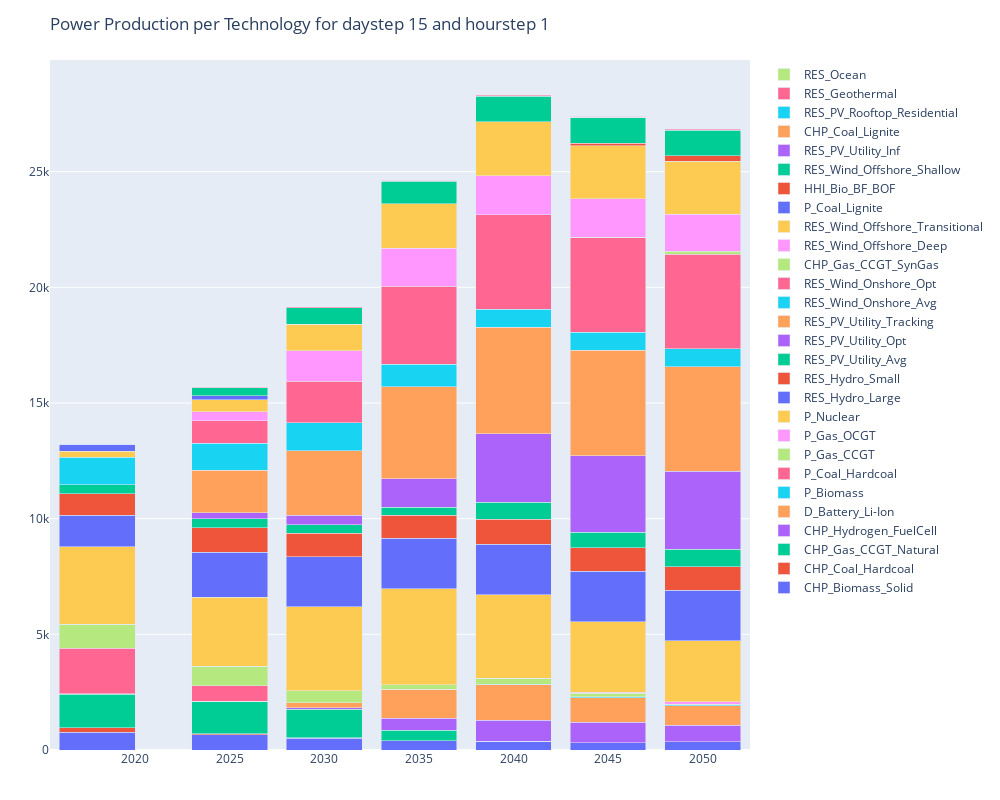
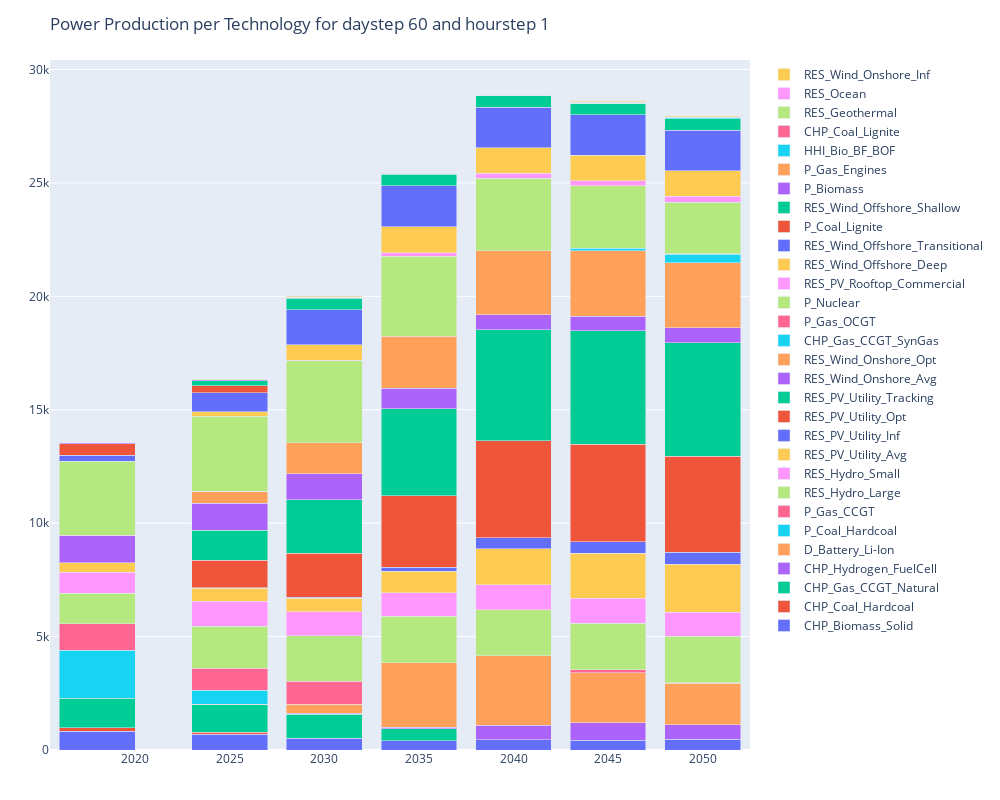

Notebook code for these charts, in order:
### Markdown cell above
### Plot power productions

### Code cell
function generate_power_production_by_tech_plot_trace(production_by_tech::DataFrames.DataFrame; x_columns_symbol::Symbol=:x1, tech_column_symbol::Symbol=:x2, y_column_symbol::Symbol=:y_sum) :: Vector{PlotlyJS.GenericTrace}
    traces = []
    for tech in unique(production_by_tech[!, tech_column_symbol])
        tech_data = production_by_tech[production_by_tech[!, tech_column_symbol] .== tech, :]
        trace = PlotlyJS.bar(x=tech_data[!, x_columns_symbol], y=tech_data[!, y_column_symbol], name=tech)
        push!(traces, trace)
    end
    return traces  
end

function generate_plot_power_production_by_tech(plot_info::PlotInformation, production_by_tech::DataFrames.DataFrame; x_columns_symbol::Symbol=:x1, tech_column_symbol::Symbol=:x2, y_column_symbol::Symbol=:y_sum)
    traces = generate_power_production_by_tech_plot_trace(production_by_tech; x_columns_symbol=x_columns_symbol, tech_column_symbol=tech_column_symbol, y_column_symbol=y_column_symbol)
    layout = PlotlyJS.Layout(title=plot_info.plot_title, barmode="stack", height=800, width=1000)
    plot = PlotlyJS.plot(traces, layout)
    return plot
end

for (plot_info, data) in zip(plot_infos, production_by_tech_data)
    plot = generate_plot_power_production_by_tech(plot_info, data)
    display(plot)
end

### Figure 1 — Plotly figure (JSON) as saved in the notebook; plotly's stock layout.template omitted (floating-point values rounded to 4 significant figures)
{"data": [{"name": "CHP_Biomass_Solid", "type": "bar", "x": [2018, 2025, 2030, 2035, 2040, 2045, 2050], "y": [773.0, 662.9, 518.1, 404.6, 372.3, 314.6, 359.3]}, {"name": "CHP_Coal_Hardcoal", "type": "bar", "x": [2018, 2025, 2030], "y": [181.6, 40.73, 2.06]}, {"name": "CHP_Gas_CCGT_Natural", "type": "bar", "x": [2018, 2025, 2030, 2035, 2040], "y": [1462.0, 1399.0, 1250.0, 440.0, 11.52]}, {"name": "CHP_Hydrogen_FuelCell", "type": "bar", "x": [2035, 2040, 2045, 2050, 2030], "y": [533.6, 912.4, 891.0, 716.8, 52.84]}, {"name": "D_Battery_Li-Ion", "type": "bar", "x": [2035, 2040, 2045, 2050, 2030, 2025], "y": [1247.0, 1514.0, 1062.0, 837.7, 214.3, 1.585]}, {"name": "P_Biomass", "type": "bar", "x": [2040, 2045, 2050, 2018, 2025, 2030, 2035], "y": [34.6, 33.53, 46.23, 5.61, 5.395, 3.663, 2.485]}, {"name": "P_Coal_Hardcoal", "type": "bar", "x": [2018, 2025, 2030], "y": [1983.0, 671.5, 12.22]}, {"name": "P_Gas_CCGT", "type": "bar", "x": [2018, 2025, 2030, 2035, 2040, 2045, 2050], "y": [1022.0, 845.6, 501.4, 187.7, 262.8, 151.1, 14.05]}, {"name": "P_Gas_OCGT", "type": "bar", "x": [2030, 2045, 2050, 2018, 2025, 2040], "y": [7.725, 53.61, 117.7, 5.377, 2.509, 1.857]}, {"name": "P_Nuclear", "type": "bar", "x": [2035, 2040, 2045, 2050, 2018, 2025, 2030], "y": [4162.0, 3591.0, 3029.0, 2625.0, 3348.0, 2979.0, 3630.0]}, {"name": "RES_Hydro_Large", "type": "bar", "x": [2018, 2025, 2030, 2035, 2040, 2045, 2050], "y": [1358.0, 1948.0, 2166.0, 2182.0, 2190.0, 2195.0, 2196.0]}, {"name": "RES_Hydro_Small", "type": "bar", "x": [2018, 2025, 2030, 2035, 2040, 2045, 2050], "y": [942.8, 1040.0, 1003.0, 997.0, 1073.0, 1024.0, 1003.0]}, {"name": "RES_PV_Utility_Avg", "type": "bar", "x": [2018, 2025, 2030, 2035, 2040, 2045, 2050], "y": [377.5, 390.4, 379.6, 340.1, 738.6, 667.4, 772.4]}, {"name": "RES_PV_Utility_Opt", "type": "bar", "x": [2035, 2040, 2045, 2050, 2025, 2030], "y": [1220.0, 2968.0, 3305.0, 3369.0, 276.8, 400.2]}, {"name": "RES_PV_Utility_Tracking", "type": "bar", "x": [2025, 2030, 2035, 2040, 2045, 2050], "y": [1819.0, 2798.0, 3985.0, 4604.0, 4555.0, 4518.0]}, {"name": "RES_Wind_Onshore_Avg", "type": "bar", "x": [2018, 2025, 2030, 2035, 2040, 2045, 2050], "y": [1190.0, 1174.0, 1206.0, 972.5, 787.1, 778.4, 778.4]}, {"name": "RES_Wind_Onshore_Opt", "type": "bar", "x": [2025, 2030, 2035, 2040, 2045, 2050], "y": [985.6, 1791.0, 3364.0, 4081.0, 4081.0, 4081.0]}, {"name": "CHP_Gas_CCGT_SynGas", "type": "bar", "x": [2045, 2050, 2040], "y": [30.9, 113.5, 0.5641]}, {"name": "RES_Wind_Offshore_Deep", "type": "bar", "x": [2025, 2030, 2035, 2040, 2045, 2050], "y": [383.3, 1333.0, 1647.0, 1674.0, 1658.0, 1610.0]}, {"name": "RES_Wind_Offshore_Transitional", "type": "bar", "x": [2018, 2025, 2030, 2035, 2040, 2045, 2050], "y": [261.8, 517.0, 1132.0, 1932.0, 2343.0, 2280.0, 2298.0]}, {"name": "P_Coal_Lignite", "type": "bar", "x": [2018, 2025], "y": [310.8, 181.4]}, {"name": "HHI_Bio_BF_BOF", "type": "bar", "x": [2030, 2045, 2050], "y": [8.936, 121.6, 231.8]}, {"name": "RES_Wind_Offshore_Shallow", "type": "bar", "x": [2025, 2030, 2035, 2040, 2045, 2050], "y": [341.2, 717.3, 959.9, 1105.0, 1096.0, 1095.0]}, {"name": "RES_PV_Utility_Inf", "type": "bar", "x": [2045, 2040, 2050], "y": [20.02, 20.02, 20.02]}, {"name": "CHP_Coal_Lignite", "type": "bar", "x": [2018, 2025], "y": [2.292, 0.3832]}, {"name": "RES_PV_Rooftop_Residential", "type": "bar", "x": [2045], "y": [1.828e-14]}, {"name": "RES_Geothermal", "type": "bar", "x": [2018, 2025, 2030, 2035, 2040, 2045, 2050], "y": [17.41, 16.02, 30.92, 44.16, 47.85, 47.02, 47.71]}, {"name": "RES_Ocean", "type": "bar", "x": [2030, 2035, 2040, 2045, 2050], "y": [0.8721, 1.535, 1.674, 1.71, 1.781]}], "layout": {"barmode": "stack", "height": 800, "margin": {"b": 50, "l": 50, "r": 50, "t": 60}, "title": "Power Production per Technology for daystep 15 and hourstep 1", "width": 1000}}

### Figure 2 — Plotly figure (JSON) as saved in the notebook; plotly's stock layout.template omitted (floating-point values rounded to 4 significant figures)
{"data": [{"name": "CHP_Biomass_Solid", "type": "bar", "x": [2018, 2025, 2030, 2035, 2040, 2045, 2050], "y": [823.9, 702.5, 519.5, 402.7, 442.2, 423.1, 481.0]}, {"name": "CHP_Coal_Hardcoal", "type": "bar", "x": [2018, 2025], "y": [146.8, 90.4]}, {"name": "CHP_Gas_CCGT_Natural", "type": "bar", "x": [2018, 2025, 2030, 2035], "y": [1307.0, 1209.0, 1056.0, 539.3]}, {"name": "CHP_Hydrogen_FuelCell", "type": "bar", "x": [2040, 2045, 2050, 2035, 2030], "y": [654.9, 788.3, 635.4, 69.02, 43.65]}, {"name": "D_Battery_Li-Ion", "type": "bar", "x": [2030, 2035, 2040, 2045, 2050, 2025], "y": [402.8, 2843.0, 3054.0, 2196.0, 1831.0, 15.07]}, {"name": "P_Coal_Hardcoal", "type": "bar", "x": [2018, 2025], "y": [2123.0, 619.9]}, {"name": "P_Gas_CCGT", "type": "bar", "x": [2018, 2025, 2030, 2045, 2050], "y": [1157.0, 971.5, 999.6, 132.7, 11.38]}, {"name": "RES_Hydro_Large", "type": "bar", "x": [2018, 2025, 2030, 2035, 2040, 2045, 2050], "y": [1358.0, 1853.0, 2016.0, 2034.0, 2041.0, 2049.0, 2055.0]}, {"name": "RES_Hydro_Small", "type": "bar", "x": [2018, 2025, 2030, 2035, 2040, 2045, 2050], "y": [930.7, 1099.0, 1055.0, 1052.0, 1096.0, 1092.0, 1063.0]}, {"name": "RES_PV_Utility_Avg", "type": "bar", "x": [2018, 2025, 2030, 2035, 2040, 2045, 2050], "y": [419.2, 566.2, 606.0, 935.5, 1576.0, 1984.0, 2107.0]}, {"name": "RES_PV_Utility_Inf", "type": "bar", "x": [2040, 2045, 2050, 2035, 2025, 2030], "y": [490.4, 515.3, 529.7, 171.3, 19.94, 40.5]}, {"name": "RES_PV_Utility_Opt", "type": "bar", "x": [2025, 2030, 2035, 2040, 2045, 2050], "y": [1217.0, 1941.0, 3158.0, 4271.0, 4299.0, 4244.0]}, {"name": "RES_PV_Utility_Tracking", "type": "bar", "x": [2030, 2035, 2040, 2045, 2050, 2025], "y": [2349.0, 3845.0, 4899.0, 5000.0, 4997.0, 1323.0]}, {"name": "RES_Wind_Onshore_Avg", "type": "bar", "x": [2018, 2025, 2030, 2035, 2040, 2045, 2050], "y": [1190.0, 1200.0, 1146.0, 906.2, 660.5, 651.9, 651.9]}, {"name": "RES_Wind_Onshore_Opt", "type": "bar", "x": [2030, 2035, 2040, 2045, 2050, 2025], "y": [1379.0, 2291.0, 2825.0, 2875.0, 2875.0, 525.8]}, {"name": "CHP_Gas_CCGT_SynGas", "type": "bar", "x": [2045, 2050], "y": [121.7, 377.8]}, {"name": "P_Gas_OCGT", "type": "bar", "x": [2050, 2018, 2025], "y": [11.95, 9.883, 6.082]}, {"name": "P_Nuclear", "type": "bar", "x": [2018, 2025, 2030, 2035, 2040, 2045, 2050], "y": [3267.0, 3305.0, 3610.0, 3520.0, 3193.0, 2750.0, 2267.0]}, {"name": "RES_PV_Rooftop_Commercial", "type": "bar", "x": [2035, 2040, 2045, 2050, 2030], "y": [166.0, 213.6, 213.6, 266.8, 17.68]}, {"name": "RES_Wind_Offshore_Deep", "type": "bar", "x": [2030, 2035, 2040, 2045, 2050, 2025], "y": [689.2, 1127.0, 1127.0, 1127.0, 1127.0, 185.5]}, {"name": "RES_Wind_Offshore_Transitional", "type": "bar", "x": [2018, 2025, 2030, 2035, 2040, 2045, 2050], "y": [262.0, 834.4, 1548.0, 1820.0, 1789.0, 1789.0, 1788.0]}, {"name": "P_Coal_Lignite", "type": "bar", "x": [2018, 2025], "y": [508.5, 322.5]}, {"name": "RES_Wind_Offshore_Shallow", "type": "bar", "x": [2025, 2030, 2035, 2040, 2045, 2050], "y": [220.3, 498.6, 501.1, 503.8, 503.8, 503.8]}, {"name": "P_Biomass", "type": "bar", "x": [2018, 2025, 2030, 2035, 2040, 2045, 2050], "y": [55.96, 45.65, 31.98, 22.43, 15.74, 9.471, 4.754]}, {"name": "P_Gas_Engines", "type": "bar", "x": [2025, 2018], "y": [1.552, 1.221]}, {"name": "HHI_Bio_BF_BOF", "type": "bar", "x": [2050, 2030, 2045], "y": [55.43, 0.7496, 24.87]}, {"name": "CHP_Coal_Lignite", "type": "bar", "x": [2018, 2025], "y": [2.799, 0.529]}, {"name": "RES_Geothermal", "type": "bar", "x": [2018, 2025, 2030, 2035, 2040, 2045, 2050], "y": [17.41, 17.41, 17.41, 17.41, 17.41, 17.41, 17.41]}, {"name": "RES_Ocean", "type": "bar", "x": [2045], "y": [6.446e-14]}, {"name": "RES_Wind_Onshore_Inf", "type": "bar", "x": [2030, 2035, 2040, 2045, 2050], "y": [27.13, 28.37, 28.37, 28.37, 28.37]}], "layout": {"barmode": "stack", "height": 800, "margin": {"b": 50, "l": 50, "r": 50, "t": 60}, "title": "Power Production per Technology for daystep 60 and hourstep 1", "width": 1000}}
